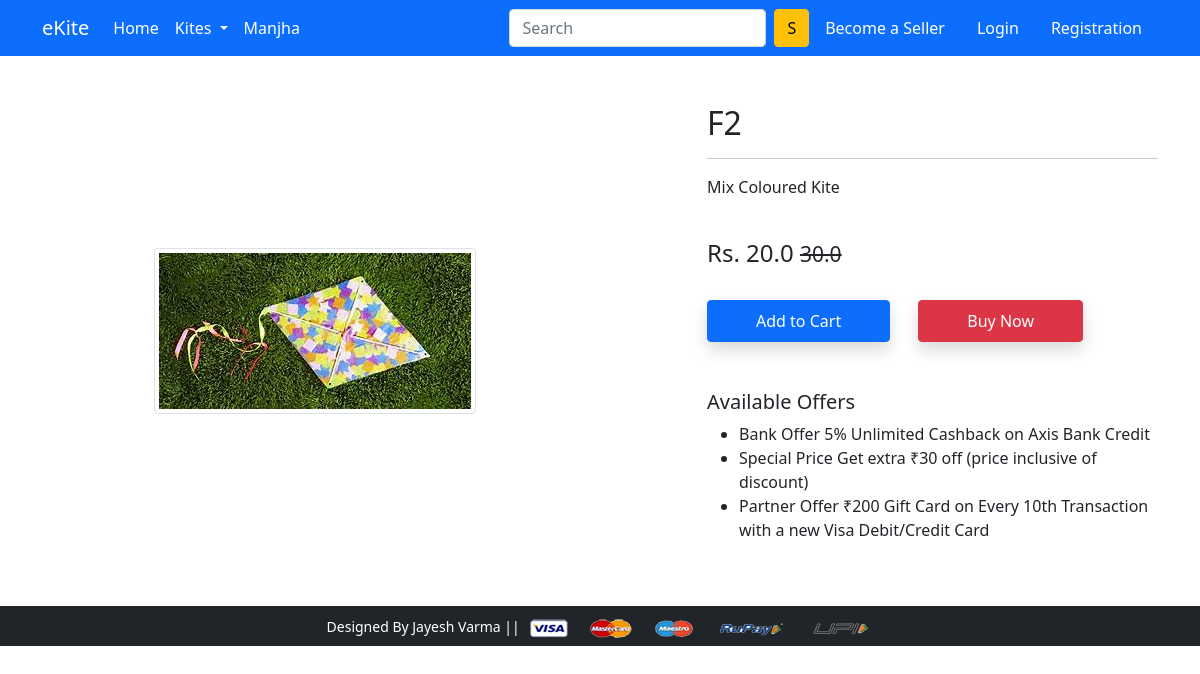
Screenshot of /product-detail/2 with the database file from the repository.
### app/models.py (models this page shows, shortened)
class Product(models.Model):
 title = models.CharField(max_length=100)
 selling_price = models.FloatField()
 discounted_price = models.FloatField()
 description = models.TextField()
 brand = models.CharField(max_length=100)
 category = models.CharField( choices=CATEGORY_CHOICES, max_length=2)
 product_image = models.ImageField(upload_to='productimg')

### app/views.py (the view)
# urls.py: path('product-detail/<int:pk>', views.ProductDetailView.as_view(),
class ProductDetailView(View):
  def get(self, request, pk):
   product = Product.objects.get(pk=pk)
   item_already_in_cart = False
   if request.user.is_authenticated:
    item_already_in_cart = Cart.objects.filter(Q(product=product.id) & Q(user=request.user)).exists()
   return render(request, 'app/productdetail.html', {'product':product, 'item_already_in_cart':item_already_in_cart})

### app/templates/app/productdetail.html (shortened to what this page needs)
{% extends 'app/base.html' %}
{% load static %}
{% block main-content %}
<div class="container my-5">
 <div class="row">
  <div class="col-sm-6 text-center align-self-center">
   <img src="{{product.product_image.url}}" alt="" class="img-fluid img-thumbnail">
  </div>
  <div class="col-sm-5 offset-sm-1">
   <h2>{{product.title}}</h2>
   <hr>
   <p>{{product.description}}</p> <br>
   <h4>Rs. {{product.discounted_price}} <small class="fw-light text-decoration-line-through">{{product.selling_price}}</small></h4> <br>
   {% if not request.user.is_authenticated %}
     <form action="/add-to-cart" class="d-inline">
      <button type="submit" class="btn btn-primary shadow px-5 py-2">Add to Cart</button>
     </form>
   {% endif %}
   <a href="{% url 'checkout' %}" class="btn btn-danger shadow px-5 py-2 ms-4">Buy Now</a>
   <h5 class="mt-5">Available Offers</h5>
   <ul>
    <li>Bank Offer 5% Unlimited Cashback on Axis Bank Credit</li>
    <li>Special Price Get extra ₹30 off (price inclusive of discount)</li>
    <li>Partner Offer ₹200 Gift Card on Every 10th Transaction with a new Visa Debit/Credit Card</li>
   </ul>
  </div>
 </div>
</div>
{% endblock main-content %}

### rows the page displays
Product: product_image (picture), title "F2", description "Mix Coloured Kite", discounted_price "20.0", selling_price "30.0"
